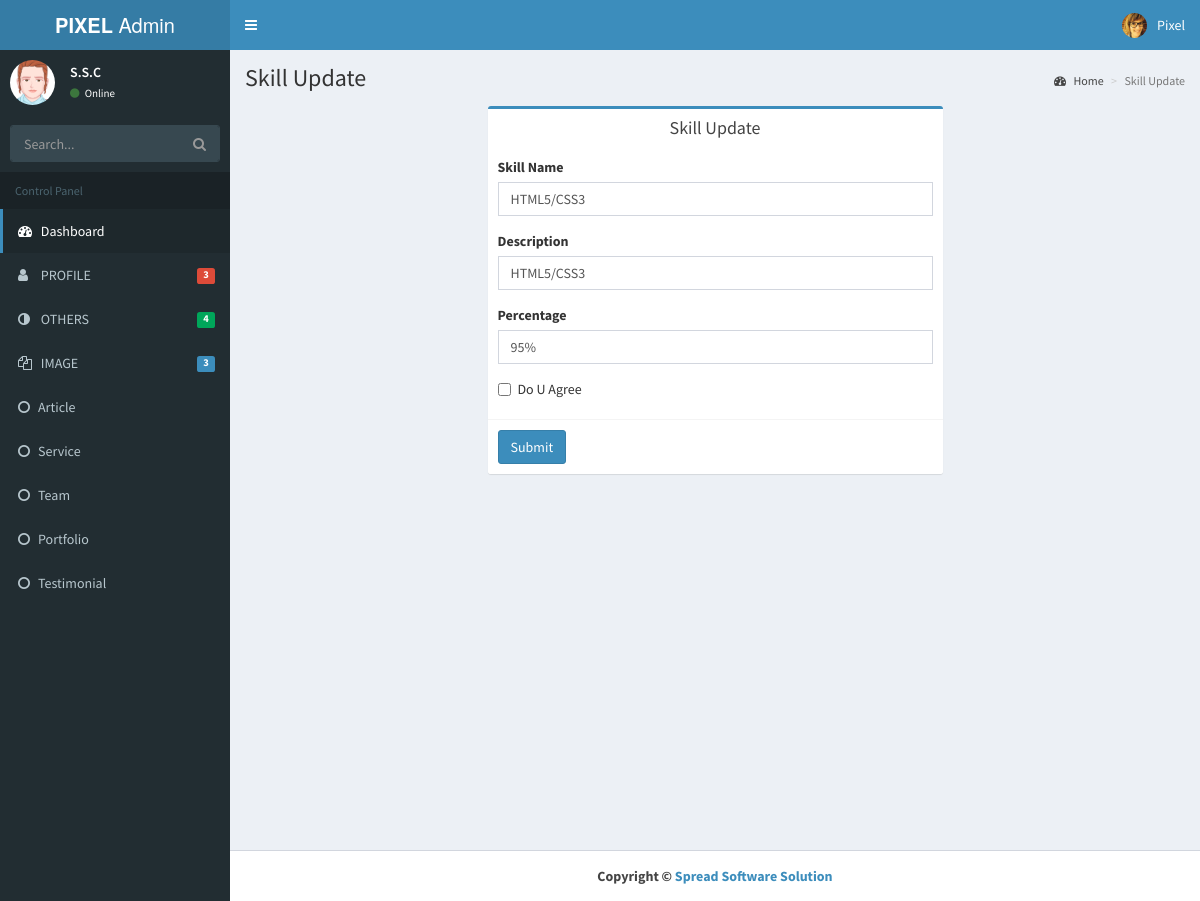
/admin/dashboard.php?page=update_skill_content&id=7 (signed in), run on the app's committed database.
### tables this page shows
CREATE TABLE IF NOT EXISTS `skill` (
`id` int(11) NOT NULL,
  `skillName` varchar(50) DEFAULT NULL,
  `description` varchar(255) DEFAULT NULL,
  `percentage` varchar(50) DEFAULT NULL
);

### core/dbe.inc.php (called while the page is built, shortened)
<?php
    function connect() {
        $mysql_host = 'localhost';
        $mysql_user = 'root';
        $mysql_pass = '';
        $mysql_db = 'blogadmin';
        static $connection;
        if(!isset($connection)) {
            $connection = mysqli_connect($mysql_host,$mysql_user,$mysql_pass,$mysql_db);
        }
        return $connection;
    }
    function query($query) {
        $connection = connect();
        $result = mysqli_query($connection,$query);
        return $result;
    }
    function fetchData($query) {
        $rows = array();
        $result = query($query);
        while ($row = mysqli_fetch_assoc($result)) {
            $rows[] = $row;
        }
        return $rows;
    }
?>

### components/adminuser/update_skill_content.php (the view, shortened to what this page needs)
<?php
	$id = $_GET['id'];
	$select = "select * from skill where id = '$id'";
	$select_q= query($select);
	if ($select_q == true)
		{
			$record = fetchData($select);
                    foreach ($record as $data) {
					$skillName = $data['skillName'];
					$description = $data['description'];
                    $percentage =$data['percentage'];
					}
		}
?>
      <div class="content-wrapper">
        <section class="content-header">
          <h1>
            Skill Update
          </h1>
          <ol class="breadcrumb">
            <li><a href="#"><i class="fa fa-dashboard"></i> Home</a></li>
            <li class="active">Skill Update</li>
          </ol>
        </section>
        <section class="content">
          <div class="row">
            <div class="col-md-6 col-md-offset-3">
              <div class="box box-primary">
                <div class="box-header" style="text-align:center">
                  <h3 class="box-title">Skill Update</h3>
                </div>
                <form role="form" method="post" name="skill" enctype="multipart/form-data">
                  <div class="box-body">
                    <div class="form-group">
                      <label for="imageName">Skill Name</label>
                      <input type="text" class="form-control" id="title" name="skillName" value="<?php echo $skillName;?>">
                    </div>
                    <div class="form-group">
                      <label for="description">Description</label>
                      <input type="text" class="form-control" id="description"  name="description" value="<?php echo $description;?>">
                    </div>
                    <div class="form-group">
                      <label for="percentage">Percentage</label>
                      <input type="text" class="form-control" id="percentage"  name="percentage" value="<?php echo $percentage;?>">
                    </div>
                    <div class="checkbox">
                      <label>
                        <input type="checkbox"> Do U Agree
                      </label>
                    </div>
                  </div>
                  <div class="box-footer">
                    <button type="submit" class="btn btn-primary" name="upload" id="upload">Submit</button>
                  </div>
                </form>
              </div>
            </div>
          </div>
        </section>
</div>

### data on the page
skill: skillName "HTML5/CSS3", description "HTML5/CSS3", percentage "95%"

### other printed values
$_SESSION['userName'] "S.S.C"
